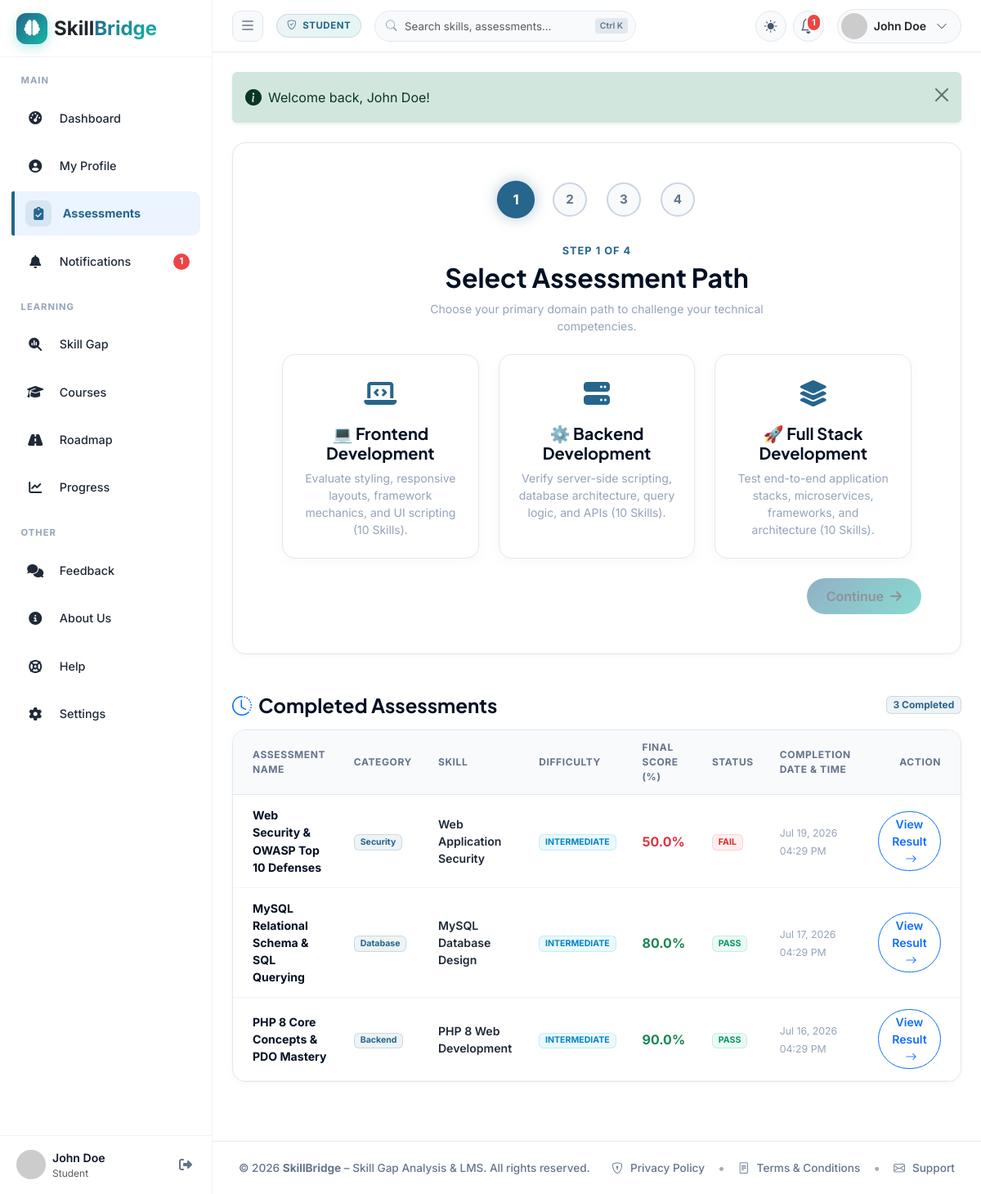
/student/assessments.php (signed in), run on an earlier commit of the app's database.
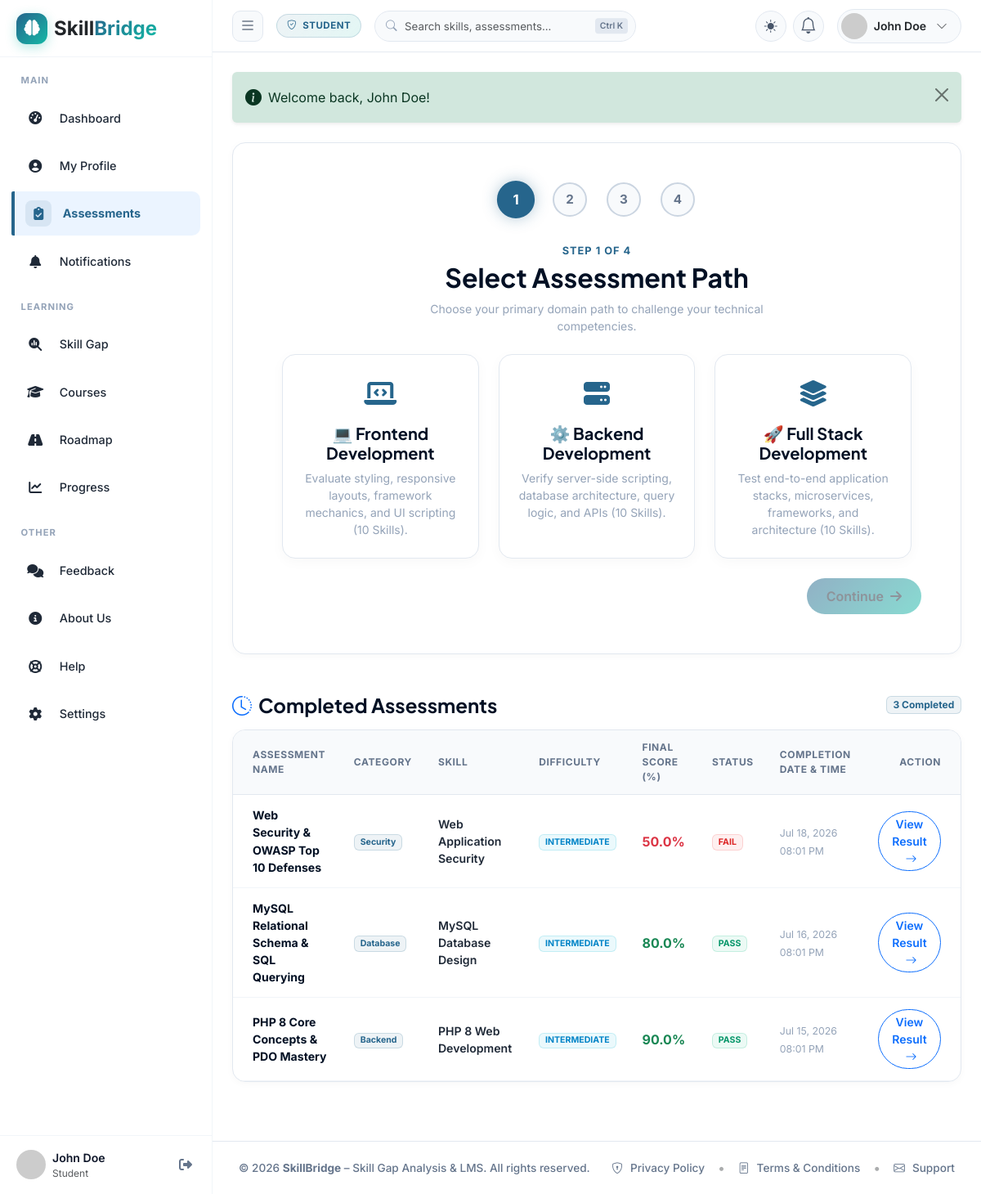
And on a later commit of the database.
### tables this page shows
CREATE TABLE `assessment_results` (
  `id` int(11) NOT NULL,
  `student_id` int(11) NOT NULL,
  `assessment_id` int(11) NOT NULL,
  `total_questions` int(11) NOT NULL DEFAULT 10,
  `correct_answers` int(11) NOT NULL DEFAULT 0,
  `score_obtained` decimal(5,2) NOT NULL DEFAULT 0.00,
  `score_percentage` decimal(5,2) NOT NULL DEFAULT 0.00,
  `status` enum('pass','fail') NOT NULL DEFAULT 'fail',
  `time_taken_seconds` int(11) NOT NULL DEFAULT 0,
  `completed_at` datetime DEFAULT current_timestamp()
);

CREATE TABLE `assessments` (
  `id` int(11) NOT NULL,
  `title` varchar(150) NOT NULL,
  `description` text DEFAULT NULL,
  `skill_id` int(11) NOT NULL,
  `created_by_faculty_id` int(11) NOT NULL,
  `duration_minutes` int(11) NOT NULL DEFAULT 30,
  `passing_marks` int(11) NOT NULL DEFAULT 6,
  `total_marks` int(11) NOT NULL DEFAULT 10,
  `difficulty_level` enum('beginner','easy','intermediate','advanced','expert') NOT NULL DEFAULT 'intermediate',
  `status` enum('draft','active','archived') NOT NULL DEFAULT 'active',
  `created_at` datetime DEFAULT current_timestamp()
);

CREATE TABLE `skills` (
  `id` int(11) NOT NULL,
  `name` varchar(100) NOT NULL,
  `category` varchar(50) NOT NULL DEFAULT 'Technical',
  `description` text DEFAULT NULL,
  `created_at` datetime DEFAULT current_timestamp()
);

### student/assessments.php (the view, shortened to what the changed rows need)
<?php
require_once __DIR__ . '/../config/database.php';
require_once __DIR__ . '/../includes/functions.php';
$studentId = $_SESSION['profile_id'];
$db = Database::getInstance();
$completedAssessments = $db->fetchAll(
    "SELECT ar.*, a.title as assessment_title, a.duration_minutes, a.passing_marks, a.total_marks,
            s.name as skill_name, s.category as skill_category
     FROM assessment_results ar
     JOIN assessments a ON ar.assessment_id = a.id
     JOIN skills s ON a.skill_id = s.id
     WHERE ar.student_id = ?
     ORDER BY ar.completed_at DESC",
    [$studentId]
);
include __DIR__ . '/../includes/header.php';
?>
<div class="saas-card p-4 p-md-5 mb-5" id="pending-assessments">
    <div id="stageCategory" class="stage-pane">
        <div class="text-center mb-4">
            <h2 class="fw-bold mb-2" style="color: var(--text-heading);">Select Assessment Path</h2>
        </div>
    </div>
</div>
<div class="saas-card mb-5 overflow-hidden" id="completed-assessments">
    <div class="card-body p-0">
        <?php if (empty($completedAssessments)): ?>
            <div class="saas-empty-state">
                <div class="saas-empty-icon"><i class="bi bi-journal-x"></i></div>
                <h5 class="fw-bold mb-1" style="color: var(--text-heading);">No Completed Assessments Yet</h5>
                <p class="small mb-0" style="color: var(--text-muted);">Use the setup wizard above to complete your first skill assessment challenge.</p>
            </div>
        <?php else: ?>
            <div class="table-responsive">
                <table class="saas-table align-middle mb-0">
                    <thead>
                        <tr>
                            <th class="ps-4">Assessment Name</th>
                            <th>Category</th>
                            <th>Skill</th>
                            <th>Difficulty</th>
                            <th>Final Score (%)</th>
                            <th>Status</th>
                            <th>Completion Date & Time</th>
                            <th class="text-end pe-4">Action</th>
                        </tr>
                    </thead>
                    <tbody>
                        <?php foreach ($completedAssessments as $res): ?>
                            <tr>
                                <td class="ps-4">
                                    <span class="fw-bold" style="color: var(--text-heading);"><?= htmlspecialchars($res['assessment_title']) ?></span>
                                </td>
                                <td>
                                    <span class="badge saas-badge-primary">
                                        <?= htmlspecialchars($res['skill_category']) ?>
                                    </span>
                                </td>
                                <td>
                                    <span class="fw-semibold" style="color: var(--text-body);"><?= htmlspecialchars($res['skill_name']) ?></span>
                                </td>
                                <td>
                                    <span class="badge saas-badge-info text-uppercase">
                                        <?= htmlspecialchars($res['difficulty_level'] ?? 'intermediate') ?>
                                    </span>
                                </td>
                                <td>
                                    <strong class="fs-6 text-<?= $res['status'] === 'pass' ? 'success' : 'danger' ?>">
                                        <?= number_format($res['score_percentage'], 1) ?>%
                                    </strong>
                                </td>
                                <td>
                                    <?php if ($res['status'] === 'pass'): ?>
                                        <span class="badge saas-badge-success">PASS</span>
                                    <?php else: ?>
                                        <span class="badge saas-badge-danger">FAIL</span>
                                    <?php endif; ?>
                                </td>
                                <td>
                                    <span class="small" style="color: var(--text-muted);"><?= date('M d, Y h:i A', strtotime($res['completed_at'])) ?></span>
                                </td>
                                <td class="text-end pe-4">
                                    <a href="<?= BASE_URL ?>student/assessment-result.php?result_id=<?= $res['id'] ?>" class="btn btn-sm btn-outline-primary rounded-pill px-3 fw-semibold">
                                        View Result <i class="bi bi-arrow-right ms-1"></i>
                                    </a>
                                </td>
                            </tr>
                        <?php endforeach; ?>
                    </tbody>
                </table>
            </div>
        <?php endif; ?>
    </div>
</div>
<?php include __DIR__ . '/../includes/footer.php'; ?>

### includes/sidebar.php (shortened to what the changed rows need)
<?php
require_once __DIR__ . '/../config/database.php';
$role = $_SESSION['user_role'] ?? 'student';
$currentScript = basename($_SERVER['PHP_SELF']);
$currentDir = basename(dirname($_SERVER['PHP_SELF']));
if (!function_exists('isActive')) {
    function isActive($page, $dir = ''): string {
        global $currentScript, $currentDir;
        return $currentScript === $page ? 'active' : '';
    }
}
$sidebarDb = Database::getInstance();
$sidebarUserId = $_SESSION['user_id'] ?? 0;
$unreadNotifCount = 0;
if ($sidebarUserId > 0) {
    $unreadNotifCount = (int)($sidebarDb->fetch("SELECT COUNT(*) as cnt FROM notifications WHERE user_id = ? AND is_read = 0", [$sidebarUserId])['cnt'] ?? 0);
}
$sidebarUserName = $_SESSION['full_name'] ?? $_SESSION['user_name'] ?? $_SESSION['username'] ?? 'User';
$sidebarAvatar = $_SESSION['avatar'] ?? 'default-avatar.png';
$sidebarAvatarUrl = BASE_URL . 'uploads/avatars/' . $sidebarAvatar;
if (!file_exists(__DIR__ . '/../uploads/avatars/' . $sidebarAvatar) || empty($sidebarAvatar)) {
    $sidebarAvatarUrl = 'https://ui-avatars.com/api/?name=' . urlencode($sidebarUserName) . '&background=26658C&color=ffffff&bold=true';
}
$sidebarSubTitle = ucfirst($role);
?>
<aside class="sidebar" id="sidebar">
  <div class="sidebar-brand">
    <a href="<?= BASE_URL ?>" class="d-flex align-items-center gap-2 text-decoration-none" title="SkillBridge Dashboard">
      <div class="nav-brand-icon"><i class="fa-solid fa-brain"></i></div>
      <span class="fw-bold fs-4 text-dark font-heading">Skill<span class="gradient-text">Bridge</span></span>
    </a>
  </div>
  <nav class="sidebar-nav">
    <?php if ($role === 'student'): ?>
      <div class="sidebar-section-label">Main</div>
      <a href="<?= BASE_URL ?>student/dashboard.php" class="sidebar-nav-item <?= isActive('dashboard.php', 'student') ?>" title="Dashboard">
        <div class="nav-icon"><i class="fa-solid fa-gauge-high"></i></div>
        <span>Dashboard</span>
      </a>
      <a href="<?= BASE_URL ?>student/profile.php" class="sidebar-nav-item <?= isActive('profile.php', 'student') ?>" title="My Profile">
        <div class="nav-icon"><i class="fa-solid fa-user-circle"></i></div>
        <span>My Profile</span>
      </a>
      <a href="<?= BASE_URL ?>student/assessments.php" class="sidebar-nav-item <?= isActive('assessments.php', 'student') ?>" title="Assessments">
        <div class="nav-icon"><i class="fa-solid fa-clipboard-check"></i></div>
        <span>Assessments</span>
      </a>
      <a href="<?= BASE_URL ?>student/notification.php" class="sidebar-nav-item <?= isActive('notification.php', 'student') ?>" title="Notifications">
        <div class="nav-icon"><i class="fa-solid fa-bell"></i></div>
        <span>Notifications</span>
        <?php if ($unreadNotifCount > 0): ?>
          <span class="nav-badge"><?= $unreadNotifCount ?></span>
        <?php endif; ?>
      </a>
      <div class="sidebar-section-label">Learning</div>
      <a href="<?= BASE_URL ?>student/skill-gap.php" class="sidebar-nav-item <?= isActive('skill-gap.php', 'student') ?>" title="Skill Gap Analysis">
        <div class="nav-icon"><i class="fa-solid fa-magnifying-glass-chart"></i></div>
        <span>Skill Gap</span>
      </a>
      <a href="<?= BASE_URL ?>student/courses.php" class="sidebar-nav-item <?= isActive('courses.php', 'student') || isActive('recommendations.php', 'student') ?>" title="Courses & Recommendations">
        <div class="nav-icon"><i class="fa-solid fa-graduation-cap"></i></div>
        <span>Courses</span>
      </a>
      <a href="<?= BASE_URL ?>student/roadmap.php" class="sidebar-nav-item <?= isActive('roadmap.php', 'student') ?>" title="Skill Roadmap">
        <div class="nav-icon"><i class="fa-solid fa-road"></i></div>
        <span>Roadmap</span>
      </a>
      <a href="<?= BASE_URL ?>student/progress.php" class="sidebar-nav-item <?= isActive('progress.php', 'student') ?>" title="Learning Progress">
        <div class="nav-icon"><i class="fa-solid fa-chart-line"></i></div>
        <span>Progress</span>
      </a>
      <div class="sidebar-section-label">Other</div>
      <a href="<?= BASE_URL ?>student/feedback.php" class="sidebar-nav-item <?= isActive('feedback.php', 'student') ?>" title="Feedback">
        <div class="nav-icon"><i class="fa-solid fa-comments"></i></div>
        <span>Feedback</span>
      </a>
      <a href="<?= BASE_URL ?>about.php" class="sidebar-nav-item <?= isActive('about.php') ?>" title="About Us">
        <div class="nav-icon"><i class="fa-solid fa-circle-info"></i></div>
        <span>About Us</span>
      </a>
      <a href="<?= BASE_URL ?>student/help.php" class="sidebar-nav-item <?= isActive('help.php', 'student') ?>" title="Help & Support">
        <div class="nav-icon"><i class="fa-solid fa-life-ring"></i></div>
        <span>Help</span>
      </a>
      <a href="<?= BASE_URL ?>student/settings.php" class="sidebar-nav-item <?= isActive('settings.php', 'student') ?>" title="Settings">
        <div class="nav-icon"><i class="fa-solid fa-gear"></i></div>
        <span>Settings</span>
      </a>
    <?php endif; ?>
  </nav>
  <div class="sidebar-footer">
    <div class="sidebar-user">
      <a href="<?= BASE_URL ?><?= $role ?>/profile.php" class="sidebar-profile-link d-flex align-items-center gap-2 text-decoration-none" title="<?= htmlspecialchars($sidebarUserName) ?> (<?= ucfirst($role) ?>)">
        <img src="<?= htmlspecialchars($sidebarAvatarUrl) ?>" alt="Avatar" class="rounded-circle object-fit-cover" width="36" height="36" style="flex-shrink:0;">
        <div class="sidebar-user-info overflow-hidden">
          <div class="sidebar-user-name text-truncate fw-semibold" style="max-width: 140px; color: #0F172A; font-size: 0.88rem;"><?= htmlspecialchars($sidebarUserName) ?></div>
          <div class="sidebar-user-role text-truncate small text-muted" style="max-width: 140px; font-size: 0.75rem;"><?= htmlspecialchars($sidebarSubTitle) ?></div>
        </div>
      </a>
      <a href="<?= BASE_URL ?>logout.php" style="margin-left:auto;color:#64748B;font-size:1rem" title="Logout" class="p-1">
        <i class="fa-solid fa-right-from-bracket"></i>
      </a>
    </div>
  </div>
</aside>

### includes/navbar.php (shortened to what the changed rows need)
<?php
require_once __DIR__ . '/functions.php';
$userId = $_SESSION['user_id'] ?? 0;
$unreadCount = get_unread_notifications_count($userId);
$userRole = $_SESSION['user_role'] ?? 'student';
$fullName = $_SESSION['full_name'] ?? $_SESSION['username'] ?? 'User';
$avatar = $_SESSION['avatar'] ?? 'default-avatar.png';
$avatarUrl = BASE_URL . 'uploads/avatars/' . $avatar;
if (!file_exists(__DIR__ . '/../uploads/avatars/' . $avatar) || empty($avatar)) {
    $avatarUrl = 'https://ui-avatars.com/api/?name=' . urlencode($fullName) . '&background=6366f1&color=ffffff&bold=true';
}
?>
<nav class="navbar navbar-expand navbar-saas sticky-top px-3 px-md-4 py-2">
    <div class="container-fluid p-0">
        <button class="sidebar-toggle-btn me-3" id="sidebarToggle" type="button" aria-label="Toggle Sidebar" title="Toggle Navigation">
            <i class="bi bi-list fs-5"></i>
        </button>
        <div class="d-flex align-items-center">
            <span class="role-badge-saas text-uppercase">
                <i class="bi bi-shield-check me-1"></i> <?= htmlspecialchars($userRole) ?>
            </span>
        </div>
        <div class="header-search-wrapper d-none d-md-block ms-3 position-relative">
            <input type="text" class="form-control header-search-input" id="globalHeaderSearch" placeholder="Search skills, assessments..." autocomplete="off">
            <span class="header-search-kbd">Ctrl K</span>
        </div>
        <div class="ms-auto d-flex align-items-center gap-2">
            <button class="btn-header-action theme-toggle-btn" type="button" id="navbarThemeToggle" title="Toggle Theme" aria-label="Toggle Theme">
                <i class="bi bi-sun-fill fs-6"></i>
            </button>
            <div class="dropdown">
                <button class="btn-header-action" type="button" id="notifDropdown" data-bs-toggle="dropdown" aria-expanded="false" title="Notifications">
                    <i class="bi bi-bell fs-5"></i>
                    <?php if ($unreadCount > 0): ?>
                        <span class="notif-pulse-badge shadow-xs" id="notifBadge"><?= $unreadCount ?></span>
                    <?php endif; ?>
                </button>
            </div>
            <div class="dropdown ms-2">
                <button class="btn profile-pill-trigger d-flex align-items-center gap-2"
                        type="button" id="userProfileDropdown" data-bs-toggle="dropdown" aria-expanded="false">
                    <img src="<?= htmlspecialchars($avatarUrl) ?>" alt="Avatar" class="rounded-circle object-fit-cover" width="32" height="32">
                    <span class="d-none d-md-inline-block fw-semibold text-dark small me-1"><?= htmlspecialchars($fullName) ?></span>
                    <i class="bi bi-chevron-down text-muted small me-1"></i>
                </button>
            </div>
        </div>
    </div>
</nav>

What changed in the data, as far as the page shows it:
changed assessment_results "Web Security & OWASP Top 10 Defenses": completed_at "Jul 19, 2026 04:29 PM" → "Jul 18, 2026 08:01 PM"
changed assessment_results "MySQL Relational Schema & SQL Querying": completed_at "Jul 17, 2026 04:29 PM" → "Jul 16, 2026 08:01 PM"
changed assessment_results "PHP 8 Core Concepts & PDO Mastery": completed_at "Jul 16, 2026 04:29 PM" → "Jul 15, 2026 08:01 PM"
Also different on the page:
$unreadNotifCount: "1" → (not shown)
$unreadCount: "1" → (not shown)
